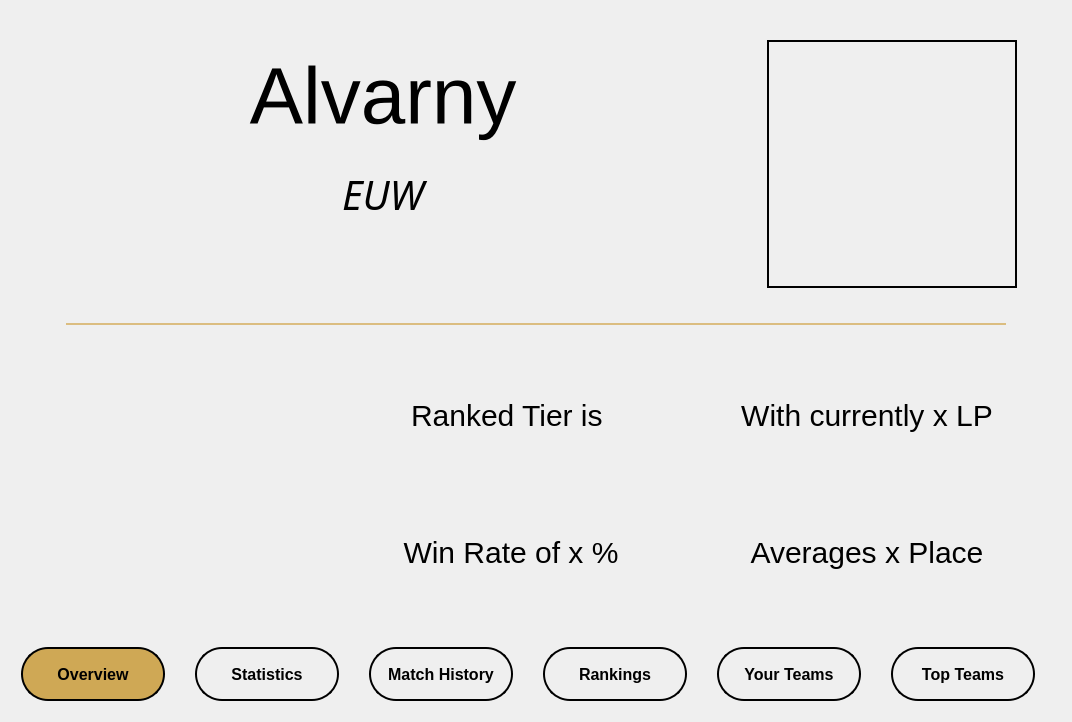
<?xml version="1.0" encoding="UTF-8"?>
<ui version="4.0">
 <class>AnalyticsWindow</class>
 <widget class="QDialog" name="AnalyticsWindow">
  <property name="geometry">
   <rect>
    <x>0</x>
    <y>0</y>
    <width>1072</width>
    <height>722</height>
   </rect>
  </property>
  <property name="windowTitle">
   <string>Gameplay Analytics</string>
  </property>
  <property name="windowIcon">
   <iconset>
    <normaloff>../../tft_icon.png</normaloff>../../tft_icon.png</iconset>
  </property>
  <property name="styleSheet">
   <string notr="true">background-color: qlineargradient(spread:pad, x1:0, y1:0, x2:1, y2:0, stop:0 rgba(7, 25, 43, 255), stop:1 rgba(19, 171, 194, 255));

font-size: 20px;

color: rgb(219, 189, 128);




/*
color: rgb(255, 170, 0);
font: Segoe Print;
background-color: rgb(0, 0, 94);
</string>
  </property>
  <property name="modal">
   <bool>true</bool>
  </property>
  <layout class="QGridLayout" name="gridLayout">
   <item row="0" column="1">
    <widget class="QTabWidget" name="tabWidget">
     <property name="styleSheet">
      <string notr="true">*{
	background: transparent;
}

QTabWidget::pane{
	border: 0;
}

QTabBar::tab {
	font-size: 16px;
	font-weight: bold;
	height: 30px;
	width: 120px;
	border: 2px solid;
	padding: 10px;
	margin: 10px;
	margin-right: 20px;
	border-radius: 27px;
}

QTabBar::tab:hover {
   color: black;
    background: rgb(207, 168, 85);
}

QTabBar::tab:selected {
	color: black;
    background: rgb(207, 168, 85);
}
</string>
     </property>
     <property name="tabPosition">
      <enum>QTabWidget::South</enum>
     </property>
     <property name="tabShape">
      <enum>QTabWidget::Rounded</enum>
     </property>
     <property name="currentIndex">
      <number>0</number>
     </property>
     <property name="documentMode">
      <bool>false</bool>
     </property>
     <property name="tabsClosable">
      <bool>false</bool>
     </property>
     <property name="movable">
      <bool>false</bool>
     </property>
     <property name="tabBarAutoHide">
      <bool>false</bool>
     </property>
     <widget class="QWidget" name="tab_overview">
      <property name="styleSheet">
       <string notr="true">/*border: 2px solid;</string>
      </property>
      <attribute name="title">
       <string>Overview</string>
      </attribute>
      <layout class="QGridLayout" name="gridLayout_2">
       <item row="2" column="0">
        <spacer name="horizontalSpacer">
         <property name="orientation">
          <enum>Qt::Horizontal</enum>
         </property>
         <property name="sizeType">
          <enum>QSizePolicy::Fixed</enum>
         </property>
         <property name="sizeHint" stdset="0">
          <size>
           <width>40</width>
           <height>20</height>
          </size>
         </property>
        </spacer>
       </item>
       <item row="2" column="1">
        <widget class="QFrame" name="frame_visualLine">
         <property name="minimumSize">
          <size>
           <width>0</width>
           <height>2</height>
          </size>
         </property>
         <property name="maximumSize">
          <size>
           <width>16777215</width>
           <height>2</height>
          </size>
         </property>
         <property name="styleSheet">
          <string notr="true">border: 2px solid;
border-color: rgb(219, 189, 128);</string>
         </property>
         <property name="frameShape">
          <enum>QFrame::StyledPanel</enum>
         </property>
         <property name="frameShadow">
          <enum>QFrame::Raised</enum>
         </property>
        </widget>
       </item>
       <item row="2" column="2">
        <spacer name="horizontalSpacer_2">
         <property name="orientation">
          <enum>Qt::Horizontal</enum>
         </property>
         <property name="sizeType">
          <enum>QSizePolicy::Fixed</enum>
         </property>
         <property name="sizeHint" stdset="0">
          <size>
           <width>40</width>
           <height>20</height>
          </size>
         </property>
        </spacer>
       </item>
       <item row="0" column="0" colspan="3">
        <widget class="QFrame" name="frame_nameAndRegion">
         <property name="styleSheet">
          <string notr="true"/>
         </property>
         <property name="frameShape">
          <enum>QFrame::StyledPanel</enum>
         </property>
         <property name="frameShadow">
          <enum>QFrame::Raised</enum>
         </property>
         <layout class="QGridLayout" name="gridLayout_5">
          <item row="1" column="2">
           <widget class="QLabel" name="label_overview_region">
            <property name="font">
             <font>
              <family>Sans Serif</family>
              <pointsize>-1</pointsize>
              <weight>50</weight>
              <italic>true</italic>
              <bold>false</bold>
             </font>
            </property>
            <property name="styleSheet">
             <string notr="true">font-style: italic;
font-size: 40px;</string>
            </property>
            <property name="text">
             <string>EUW</string>
            </property>
            <property name="alignment">
             <set>Qt::AlignHCenter|Qt::AlignTop</set>
            </property>
           </widget>
          </item>
          <item row="0" column="2">
           <widget class="QLabel" name="label_overview_summonerName">
            <property name="styleSheet">
             <string notr="true">font-size: 80px;</string>
            </property>
            <property name="text">
             <string>Alvarny</string>
            </property>
            <property name="alignment">
             <set>Qt::AlignCenter</set>
            </property>
           </widget>
          </item>
          <item row="0" column="3" rowspan="2">
           <widget class="QFrame" name="frame_2">
            <property name="maximumSize">
             <size>
              <width>300</width>
              <height>300</height>
             </size>
            </property>
            <property name="frameShape">
             <enum>QFrame::StyledPanel</enum>
            </property>
            <property name="frameShadow">
             <enum>QFrame::Raised</enum>
            </property>
            <layout class="QGridLayout" name="gridLayout_14">
             <item row="0" column="0">
              <widget class="QLabel" name="label_overview_picture_profileIcon">
               <property name="sizePolicy">
                <sizepolicy hsizetype="Fixed" vsizetype="Fixed">
                 <horstretch>0</horstretch>
                 <verstretch>0</verstretch>
                </sizepolicy>
               </property>
               <property name="minimumSize">
                <size>
                 <width>0</width>
                 <height>0</height>
                </size>
               </property>
               <property name="maximumSize">
                <size>
                 <width>250</width>
                 <height>250</height>
                </size>
               </property>
               <property name="styleSheet">
                <string notr="true">border: 2px solid;</string>
               </property>
               <property name="text">
                <string>&lt;html&gt;&lt;head/&gt;&lt;body&gt;&lt;p&gt;&lt;br/&gt;&lt;/p&gt;&lt;/body&gt;&lt;/html&gt;</string>
               </property>
              </widget>
             </item>
            </layout>
           </widget>
          </item>
         </layout>
        </widget>
       </item>
       <item row="3" column="0" colspan="3">
        <widget class="QFrame" name="frame_summary">
         <property name="styleSheet">
          <string notr="true">font-size: 30px;</string>
         </property>
         <property name="frameShape">
          <enum>QFrame::StyledPanel</enum>
         </property>
         <property name="frameShadow">
          <enum>QFrame::Raised</enum>
         </property>
         <layout class="QGridLayout" name="gridLayout_4">
          <item row="1" column="2">
           <widget class="QLabel" name="label_overview_winRate">
            <property name="text">
             <string>Win Rate of x %</string>
            </property>
            <property name="alignment">
             <set>Qt::AlignCenter</set>
            </property>
           </widget>
          </item>
          <item row="0" column="1" rowspan="2">
           <widget class="QLabel" name="label_overview_picture_ranked">
            <property name="minimumSize">
             <size>
              <width>0</width>
              <height>0</height>
             </size>
            </property>
            <property name="maximumSize">
             <size>
              <width>300</width>
              <height>300</height>
             </size>
            </property>
            <property name="styleSheet">
             <string notr="true"/>
            </property>
            <property name="text">
             <string/>
            </property>
           </widget>
          </item>
          <item row="0" column="2">
           <widget class="QLabel" name="label_overview_tier">
            <property name="text">
             <string>Ranked Tier is </string>
            </property>
            <property name="alignment">
             <set>Qt::AlignCenter</set>
            </property>
           </widget>
          </item>
          <item row="1" column="3">
           <widget class="QLabel" name="label_overview_averagePlace">
            <property name="text">
             <string>Averages x Place</string>
            </property>
            <property name="alignment">
             <set>Qt::AlignCenter</set>
            </property>
           </widget>
          </item>
          <item row="0" column="3">
           <widget class="QLabel" name="label_overview_lp">
            <property name="styleSheet">
             <string notr="true"/>
            </property>
            <property name="text">
             <string>With currently x LP</string>
            </property>
            <property name="alignment">
             <set>Qt::AlignCenter</set>
            </property>
           </widget>
          </item>
         </layout>
        </widget>
       </item>
      </layout>
     </widget>
     <widget class="QWidget" name="tab_statistics">
      <property name="styleSheet">
       <string notr="true">*{
	background: transparent;
}


QGroupBox {
	border: 0;
	padding: 10px;
	margin: 2px;
	font-weight: bold;
	font-style: italic;
}

QWidget {
	margin: 10px;
}
</string>
      </property>
      <attribute name="title">
       <string>Statistics</string>
      </attribute>
      <layout class="QGridLayout" name="gridLayout_7">
       <item row="0" column="1">
        <widget class="QGroupBox" name="box_summonerData">
         <property name="styleSheet">
          <string notr="true">QGroupBox{
border-bottom: 2px solid rgb(219, 189, 128);
}</string>
         </property>
         <property name="title">
          <string>Summoner</string>
         </property>
         <layout class="QGridLayout" name="gridLayout_3">
          <item row="0" column="0">
           <widget class="QLabel" name="label_summonerLevel">
            <property name="text">
             <string>Summoner Level: </string>
            </property>
           </widget>
          </item>
          <item row="0" column="1">
           <widget class="QLabel" name="label_summonerLevel_data">
            <property name="text">
             <string/>
            </property>
           </widget>
          </item>
          <item row="1" column="0">
           <widget class="QLabel" name="label_activity">
            <property name="text">
             <string>Activity Status: </string>
            </property>
           </widget>
          </item>
          <item row="1" column="1">
           <widget class="QLabel" name="label_activity_data">
            <property name="text">
             <string/>
            </property>
           </widget>
          </item>
         </layout>
        </widget>
       </item>
       <item row="1" column="1">
        <widget class="QGroupBox" name="box_teamCompData">
         <property name="title">
          <string>Team Compositions</string>
         </property>
         <layout class="QGridLayout" name="gridLayout_8">
          <item row="0" column="0">
           <widget class="QLabel" name="label_favorite">
            <property name="text">
             <string>Favorite:</string>
            </property>
           </widget>
          </item>
          <item row="0" column="1">
           <widget class="QLabel" name="label_favorite_data">
            <property name="text">
             <string/>
            </property>
           </widget>
          </item>
          <item row="1" column="0">
           <widget class="QLabel" name="label_favorite2">
            <property name="text">
             <string>2nd Favorite: </string>
            </property>
           </widget>
          </item>
          <item row="1" column="1">
           <widget class="QLabel" name="label_favorite2_data">
            <property name="text">
             <string/>
            </property>
           </widget>
          </item>
         </layout>
        </widget>
       </item>
       <item row="0" column="0" rowspan="2">
        <widget class="QGroupBox" name="box_rankedData">
         <property name="styleSheet">
          <string notr="true">QGroupBox{
border-right: 2px solid rgb(219, 189, 128);
}</string>
         </property>
         <property name="title">
          <string>Ranked (Season 2)</string>
         </property>
         <property name="alignment">
          <set>Qt::AlignLeading|Qt::AlignLeft|Qt::AlignVCenter</set>
         </property>
         <layout class="QGridLayout" name="gridLayout_6">
          <item row="0" column="1">
           <widget class="QLabel" name="label_gamesPlayed_data">
            <property name="text">
             <string/>
            </property>
           </widget>
          </item>
          <item row="0" column="0">
           <widget class="QLabel" name="label_gamesPlayed">
            <property name="layoutDirection">
             <enum>Qt::LeftToRight</enum>
            </property>
            <property name="autoFillBackground">
             <bool>false</bool>
            </property>
            <property name="styleSheet">
             <string notr="true"/>
            </property>
            <property name="text">
             <string>Games Played: </string>
            </property>
           </widget>
          </item>
          <item row="1" column="1">
           <widget class="QLabel" name="label_wins_data">
            <property name="text">
             <string/>
            </property>
           </widget>
          </item>
          <item row="6" column="1">
           <widget class="QLabel" name="label_placementHistory_data">
            <property name="text">
             <string/>
            </property>
           </widget>
          </item>
          <item row="6" column="0">
           <widget class="QLabel" name="label_placementHistory">
            <property name="text">
             <string>Placement History:</string>
            </property>
           </widget>
          </item>
          <item row="3" column="0">
           <widget class="QLabel" name="label_winRate">
            <property name="text">
             <string>Win Rate:</string>
            </property>
           </widget>
          </item>
          <item row="3" column="1">
           <widget class="QLabel" name="label_winRate_data">
            <property name="text">
             <string/>
            </property>
           </widget>
          </item>
          <item row="2" column="0">
           <widget class="QLabel" name="label_losses">
            <property name="text">
             <string>Losses:</string>
            </property>
           </widget>
          </item>
          <item row="5" column="1">
           <widget class="QLabel" name="label_hotStreak_data">
            <property name="text">
             <string/>
            </property>
           </widget>
          </item>
          <item row="1" column="0">
           <widget class="QLabel" name="label_wins">
            <property name="text">
             <string>Wins:</string>
            </property>
           </widget>
          </item>
          <item row="5" column="0">
           <widget class="QLabel" name="label_hotStreak">
            <property name="text">
             <string>Hot Streak:</string>
            </property>
           </widget>
          </item>
          <item row="2" column="1">
           <widget class="QLabel" name="label_losses_data">
            <property name="text">
             <string/>
            </property>
           </widget>
          </item>
         </layout>
        </widget>
       </item>
      </layout>
     </widget>
     <widget class="QWidget" name="tab_matchHistory">
      <property name="styleSheet">
       <string notr="true"/>
      </property>
      <attribute name="title">
       <string>Match History</string>
      </attribute>
     </widget>
     <widget class="QWidget" name="tab_rankings">
      <property name="styleSheet">
       <string notr="true"/>
      </property>
      <attribute name="title">
       <string>Rankings</string>
      </attribute>
     </widget>
     <widget class="QWidget" name="tab_teamComps">
      <property name="styleSheet">
       <string notr="true">padding: 5px;</string>
      </property>
      <attribute name="title">
       <string>Your Teams</string>
      </attribute>
      <layout class="QVBoxLayout" name="verticalLayout">
       <item>
        <widget class="QFrame" name="frame_12">
         <property name="sizePolicy">
          <sizepolicy hsizetype="Fixed" vsizetype="Fixed">
           <horstretch>0</horstretch>
           <verstretch>0</verstretch>
          </sizepolicy>
         </property>
         <property name="maximumSize">
          <size>
           <width>16777215</width>
           <height>80</height>
          </size>
         </property>
         <property name="styleSheet">
          <string notr="true">*{
	font-weight: bold;
}

.QFrame{
border-bottom: 2px solid rgb(219, 189, 128);
}</string>
         </property>
         <property name="frameShape">
          <enum>QFrame::StyledPanel</enum>
         </property>
         <property name="frameShadow">
          <enum>QFrame::Raised</enum>
         </property>
         <layout class="QHBoxLayout" name="horizontalLayout">
          <item>
           <widget class="QLabel" name="label_5">
            <property name="minimumSize">
             <size>
              <width>80</width>
              <height>0</height>
             </size>
            </property>
            <property name="text">
             <string>Place</string>
            </property>
           </widget>
          </item>
          <item>
           <widget class="QLabel" name="label">
            <property name="sizePolicy">
             <sizepolicy hsizetype="Preferred" vsizetype="Preferred">
              <horstretch>80</horstretch>
              <verstretch>0</verstretch>
             </sizepolicy>
            </property>
            <property name="minimumSize">
             <size>
              <width>635</width>
              <height>0</height>
             </size>
            </property>
            <property name="text">
             <string>Team Composition</string>
            </property>
           </widget>
          </item>
          <item>
           <widget class="QLabel" name="label_3">
            <property name="sizePolicy">
             <sizepolicy hsizetype="Preferred" vsizetype="Preferred">
              <horstretch>10</horstretch>
              <verstretch>0</verstretch>
             </sizepolicy>
            </property>
            <property name="minimumSize">
             <size>
              <width>130</width>
              <height>0</height>
             </size>
            </property>
            <property name="text">
             <string>Play Rate</string>
            </property>
            <property name="alignment">
             <set>Qt::AlignCenter</set>
            </property>
           </widget>
          </item>
          <item>
           <widget class="QLabel" name="label_2">
            <property name="sizePolicy">
             <sizepolicy hsizetype="Preferred" vsizetype="Preferred">
              <horstretch>10</horstretch>
              <verstretch>0</verstretch>
             </sizepolicy>
            </property>
            <property name="minimumSize">
             <size>
              <width>130</width>
              <height>0</height>
             </size>
            </property>
            <property name="text">
             <string>Average #</string>
            </property>
            <property name="alignment">
             <set>Qt::AlignCenter</set>
            </property>
           </widget>
          </item>
         </layout>
        </widget>
       </item>
      </layout>
     </widget>
     <widget class="QWidget" name="tab_topComps">
      <property name="styleSheet">
       <string notr="true">padding: 5px;</string>
      </property>
      <attribute name="title">
       <string>Top Teams</string>
      </attribute>
      <layout class="QVBoxLayout" name="verticalLayout_2">
       <item>
        <widget class="QFrame" name="frame_headerTopTeams">
         <property name="sizePolicy">
          <sizepolicy hsizetype="Fixed" vsizetype="Fixed">
           <horstretch>0</horstretch>
           <verstretch>0</verstretch>
          </sizepolicy>
         </property>
         <property name="maximumSize">
          <size>
           <width>16777215</width>
           <height>80</height>
          </size>
         </property>
         <property name="styleSheet">
          <string notr="true">*{
	font-weight: bold;
}

.QFrame{
border-bottom: 2px solid rgb(219, 189, 128);
}</string>
         </property>
         <property name="frameShape">
          <enum>QFrame::StyledPanel</enum>
         </property>
         <property name="frameShadow">
          <enum>QFrame::Raised</enum>
         </property>
         <layout class="QHBoxLayout" name="horizontalLayout_2">
          <item>
           <widget class="QLabel" name="label_6">
            <property name="minimumSize">
             <size>
              <width>80</width>
              <height>0</height>
             </size>
            </property>
            <property name="text">
             <string>Place</string>
            </property>
           </widget>
          </item>
          <item>
           <widget class="QLabel" name="label_4">
            <property name="sizePolicy">
             <sizepolicy hsizetype="Preferred" vsizetype="Preferred">
              <horstretch>80</horstretch>
              <verstretch>0</verstretch>
             </sizepolicy>
            </property>
            <property name="minimumSize">
             <size>
              <width>635</width>
              <height>0</height>
             </size>
            </property>
            <property name="text">
             <string>Team Composition</string>
            </property>
           </widget>
          </item>
          <item>
           <widget class="QLabel" name="label_7">
            <property name="sizePolicy">
             <sizepolicy hsizetype="Preferred" vsizetype="Preferred">
              <horstretch>10</horstretch>
              <verstretch>0</verstretch>
             </sizepolicy>
            </property>
            <property name="minimumSize">
             <size>
              <width>130</width>
              <height>0</height>
             </size>
            </property>
            <property name="text">
             <string>Play Rate</string>
            </property>
            <property name="alignment">
             <set>Qt::AlignCenter</set>
            </property>
           </widget>
          </item>
          <item>
           <widget class="QLabel" name="label_8">
            <property name="sizePolicy">
             <sizepolicy hsizetype="Preferred" vsizetype="Preferred">
              <horstretch>10</horstretch>
              <verstretch>0</verstretch>
             </sizepolicy>
            </property>
            <property name="minimumSize">
             <size>
              <width>130</width>
              <height>0</height>
             </size>
            </property>
            <property name="text">
             <string>Average #</string>
            </property>
            <property name="alignment">
             <set>Qt::AlignCenter</set>
            </property>
           </widget>
          </item>
         </layout>
        </widget>
       </item>
       <item>
        <widget class="QLabel" name="label_statusTopTeams">
         <property name="text">
          <string/>
         </property>
         <property name="alignment">
          <set>Qt::AlignLeading|Qt::AlignLeft|Qt::AlignVCenter</set>
         </property>
        </widget>
       </item>
      </layout>
     </widget>
    </widget>
   </item>
  </layout>
 </widget>
 <resources/>
 <connections/>
</ui>
